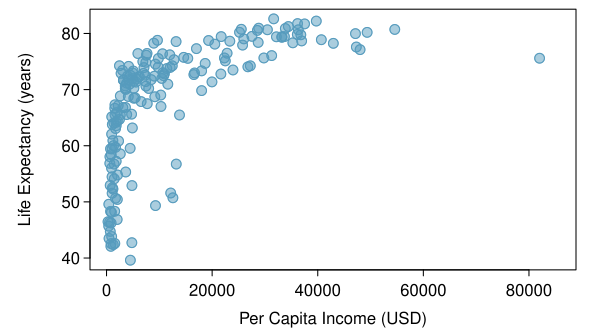

Here is the R script that generated this plot:
library(openintro)
#data(income)
data(COL)

myPDF("incomeLifeExpectancy.pdf",
      6,
      3.3,
      mar = c(3, 4.5, 0.5, 1.2),
      mgp = c(2.8, 0.5, 0))
plot(life.expectancy.income$income, life.expectancy.income$life.expectancy,
     pch = 19,
     cex = 1.3,
     col = COL[1, 3],
     ylab = "Life Expectancy (years)")
points(life.expectancy.income$income, life.expectancy.income$life.expectancy,
       cex = 1.3,
       col = COL[1])
mtext("Per Capita Income (USD)", 1, 1.9)

dev.off()
